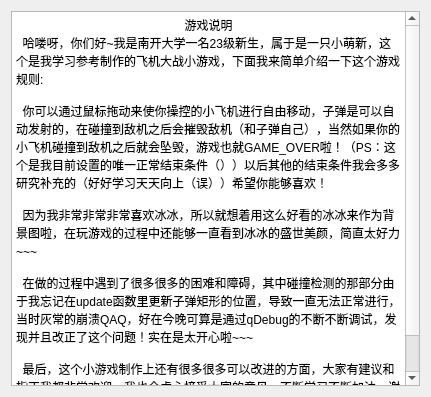
<?xml version="1.0" encoding="UTF-8"?>
<ui version="4.0">
 <class>Introduce</class>
 <widget class="QWidget" name="Introduce">
  <property name="geometry">
   <rect>
    <x>0</x>
    <y>0</y>
    <width>431</width>
    <height>397</height>
   </rect>
  </property>
  <property name="windowTitle">
   <string>游戏简介~~~</string>
  </property>
  <layout class="QVBoxLayout" name="verticalLayout">
   <item>
    <widget class="QTextEdit" name="textEdit">
     <property name="html">
      <string>&lt;!DOCTYPE HTML PUBLIC &quot;-//W3C//DTD HTML 4.0//EN&quot; &quot;http://www.w3.org/TR/REC-html40/strict.dtd&quot;&gt;
&lt;html&gt;&lt;head&gt;&lt;meta name=&quot;qrichtext&quot; content=&quot;1&quot; /&gt;&lt;style type=&quot;text/css&quot;&gt;
p, li { white-space: pre-wrap; }
&lt;/style&gt;&lt;/head&gt;&lt;body style=&quot; font-family:'SimSun'; font-size:9pt; font-weight:400; font-style:normal;&quot;&gt;
&lt;p align=&quot;center&quot; style=&quot; margin-top:0px; margin-bottom:0px; margin-left:0px; margin-right:0px; -qt-block-indent:0; text-indent:0px;&quot;&gt;游戏说明&lt;/p&gt;
&lt;p style=&quot; margin-top:0px; margin-bottom:0px; margin-left:0px; margin-right:0px; -qt-block-indent:0; text-indent:0px;&quot;&gt;  哈喽呀，你们好~我是南开大学一名23级新生，属于是一只小萌新，这个是我学习参考制作的飞机大战小游戏，下面我来简单介绍一下这个游戏规则:&lt;/p&gt;
&lt;p style=&quot;-qt-paragraph-type:empty; margin-top:0px; margin-bottom:0px; margin-left:0px; margin-right:0px; -qt-block-indent:0; text-indent:0px;&quot;&gt;&lt;br /&gt;&lt;/p&gt;
&lt;p style=&quot; margin-top:0px; margin-bottom:0px; margin-left:0px; margin-right:0px; -qt-block-indent:0; text-indent:0px;&quot;&gt;  你可以通过鼠标拖动来使你操控的小飞机进行自由移动，子弹是可以自动发射的，在碰撞到敌机之后会摧毁敌机（和子弹自己），当然如果你的小飞机碰撞到敌机之后就会坠毁，游戏也就GAME_OVER啦！（PS：这个是我目前设置的唯一正常结束条件（））以后其他的结束条件我会多多研究补充的（好好学习天天向上（误））希望你能够喜欢！&lt;/p&gt;
&lt;p style=&quot;-qt-paragraph-type:empty; margin-top:0px; margin-bottom:0px; margin-left:0px; margin-right:0px; -qt-block-indent:0; text-indent:0px;&quot;&gt;&lt;br /&gt;&lt;/p&gt;
&lt;p style=&quot; margin-top:0px; margin-bottom:0px; margin-left:0px; margin-right:0px; -qt-block-indent:0; text-indent:0px;&quot;&gt;  因为我非常非常非常喜欢冰冰，所以就想着用这么好看的冰冰来作为背景图啦，在玩游戏的过程中还能够一直看到冰冰的盛世美颜，简直太好力~~~&lt;/p&gt;
&lt;p style=&quot;-qt-paragraph-type:empty; margin-top:0px; margin-bottom:0px; margin-left:0px; margin-right:0px; -qt-block-indent:0; text-indent:0px;&quot;&gt;&lt;br /&gt;&lt;/p&gt;
&lt;p style=&quot; margin-top:0px; margin-bottom:0px; margin-left:0px; margin-right:0px; -qt-block-indent:0; text-indent:0px;&quot;&gt;  在做的过程中遇到了很多很多的困难和障碍，其中碰撞检测的那部分由于我忘记在update函数里更新子弹矩形的位置，导致一直无法正常进行，当时灰常的崩溃QAQ，好在今晚可算是通过qDebug的不断不断调试，发现并且改正了这个问题！实在是太开心啦~~~&lt;/p&gt;
&lt;p style=&quot;-qt-paragraph-type:empty; margin-top:0px; margin-bottom:0px; margin-left:0px; margin-right:0px; -qt-block-indent:0; text-indent:0px;&quot;&gt;&lt;br /&gt;&lt;/p&gt;
&lt;p style=&quot; margin-top:0px; margin-bottom:0px; margin-left:0px; margin-right:0px; -qt-block-indent:0; text-indent:0px;&quot;&gt;  最后，这个小游戏制作上还有很多很多可以改进的方面，大家有建议和指正我都非常欢迎，我也会虚心接受大家的意见，不断学习不断加油，谢谢！~&lt;/p&gt;
&lt;p style=&quot; margin-top:0px; margin-bottom:0px; margin-left:0px; margin-right:0px; -qt-block-indent:0; text-indent:0px;&quot;&gt;&lt;span style=&quot; font-size:6pt;&quot;&gt;                                                       (2024/5/13/23:43)&lt;/span&gt;&lt;/p&gt;&lt;/body&gt;&lt;/html&gt;</string>
     </property>
    </widget>
   </item>
  </layout>
 </widget>
 <resources/>
 <connections/>
</ui>
